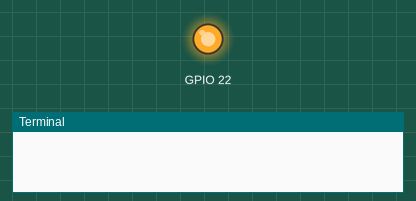
Recording of a program running on a simulated Raspberry Pi (BCM pin numbers). Parts: output pins drawn as LEDs (lit = HIGH), the last lines printed to the terminal. At 30.0 s the program stops and its outputs stay as they are.

Above: at 0.02 s.
At 5.4 s:
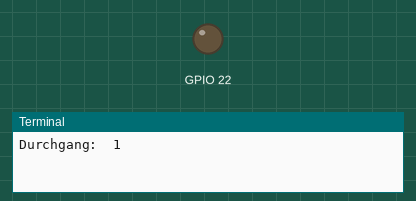
Timing chart, 0 to 7.8 s (numbered marks = the images above):
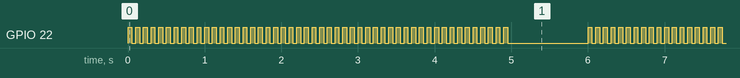

Measured:
- by itself, GPIO 22: repeats every 6.0 s: HIGH 0.05 s, LOW 1.1 s, 49 × (HIGH 0.05 s, LOW 0.05 s)
- by itself, everything shown: repeats every 6.0 s, in 100 steps

The program:

rpi.py
```python
# (licence header left out)
############# IMPORTS ################

#GPIO Port Libaries importieren
import RPi.GPIO as GPIO
import time

############ RPi-SETTINGS ###############
#Boardmodus setzen
GPIO.setmode(GPIO.BCM)

#GPIOs Definieren
#Output
GPIO.setup(22, GPIO.OUT)

####### Standards #######

GPIO.output(22, GPIO.LOW)

############ PROGRAMM ###################

try:
    i = 0
    while i<5:
        x = 0
        while x < 50:
            GPIO.output(22, GPIO.HIGH)
            time.sleep(.05)
            GPIO.output(22, GPIO.LOW)
            time.sleep(.05)
            x = x + 1
        i = i + 1
        print('Durchgang: ', i)
        time.sleep(1)

######### ERROR UND CLEANUP #############

except:
    print('ABBRUCH')

finally:
    GPIO.cleanup();
```
